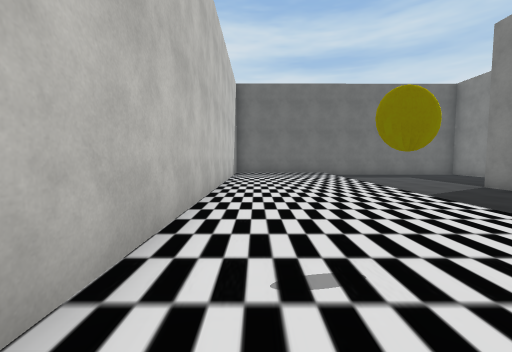
View 1 (above)

24 first-person views from a walk through a 3-D level made in the Unity game engine. The camera is 1.5 m above the floor, tilts 4° down and sees 90° across. The floor is counted in squares, 2 m on a side. Each view is taken from the middle of a square. On the plan, view 1 faces up. The plan holds only what a view shows up to about 9 squares ahead; the rest is blank. The player is left out. Some surface patterns are stand-ins.

View 2
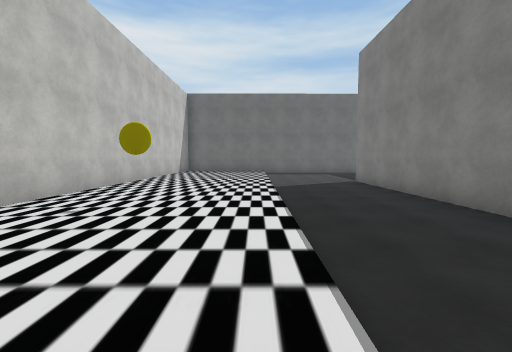

View 3
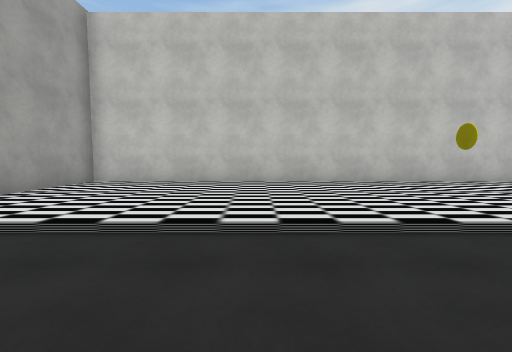

View 4
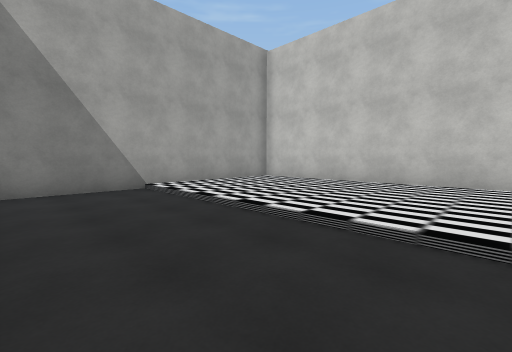

View 5
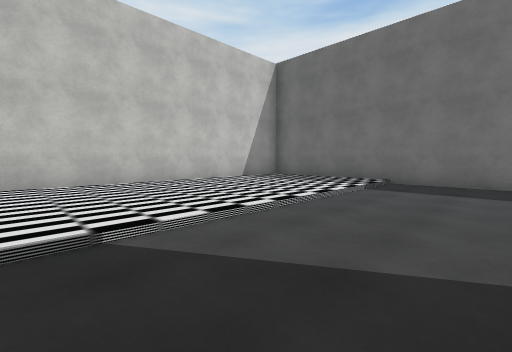

View 6
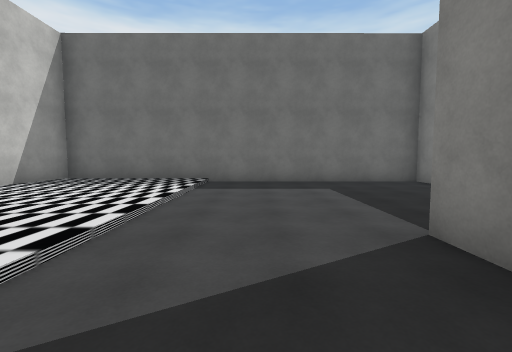

View 7
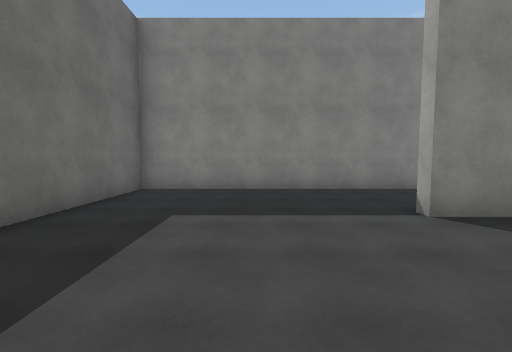

View 8
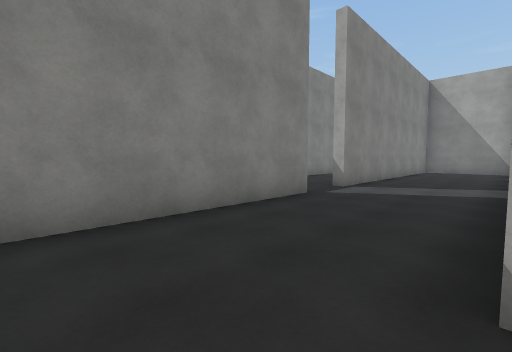

View 9
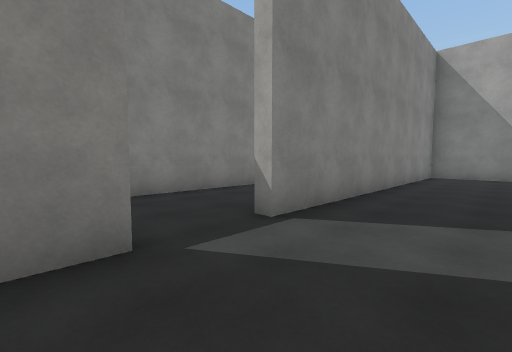

View 10
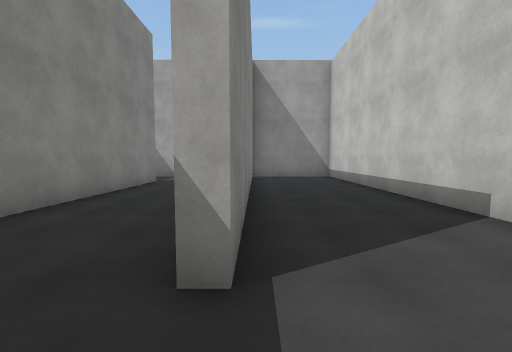

View 11
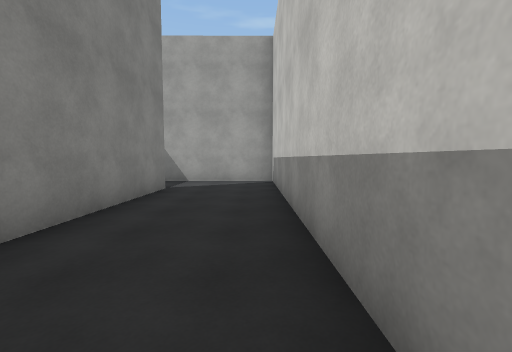

View 12
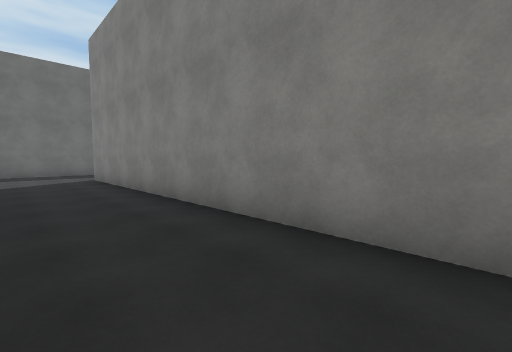

View 13
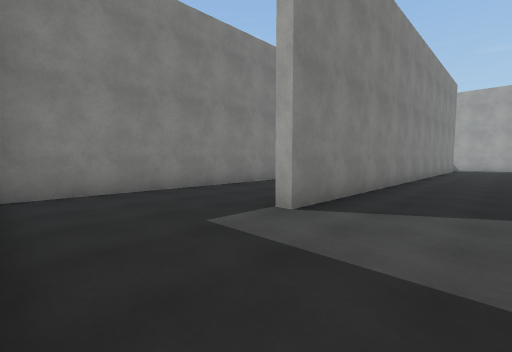

View 14
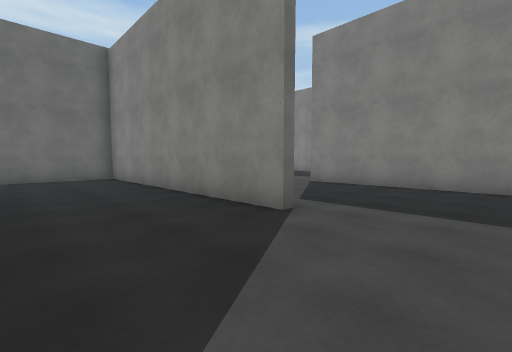

View 15
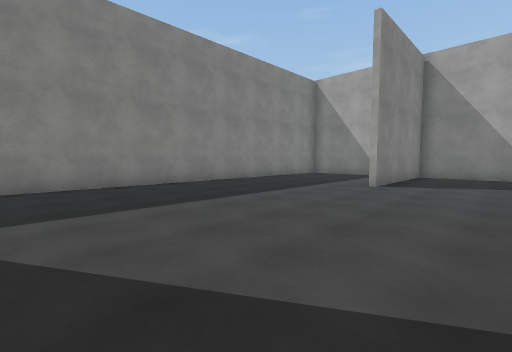

View 16
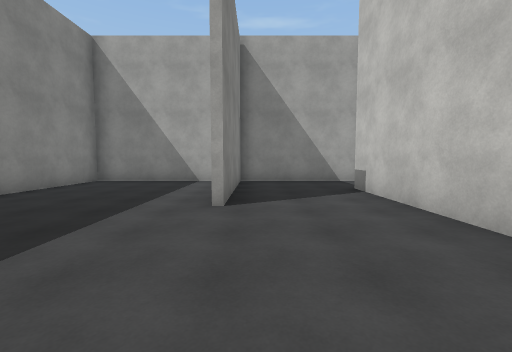

View 17
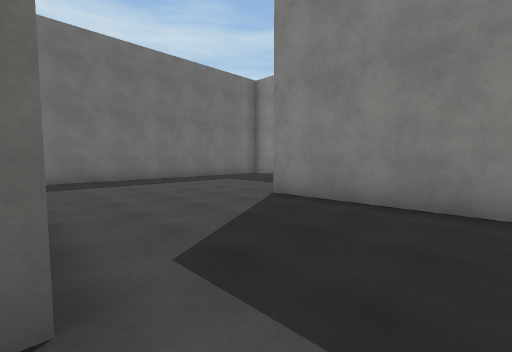

View 18
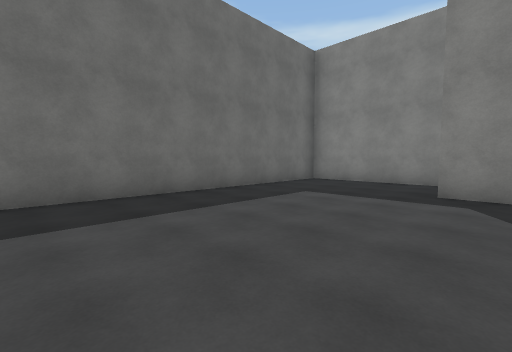

View 19
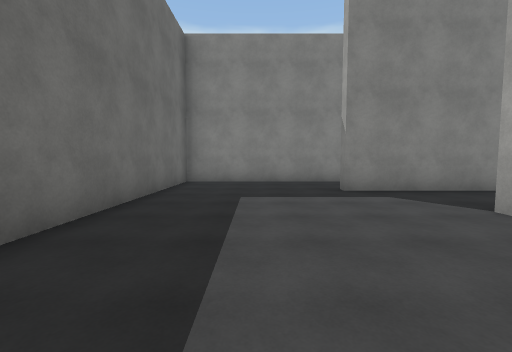

View 20
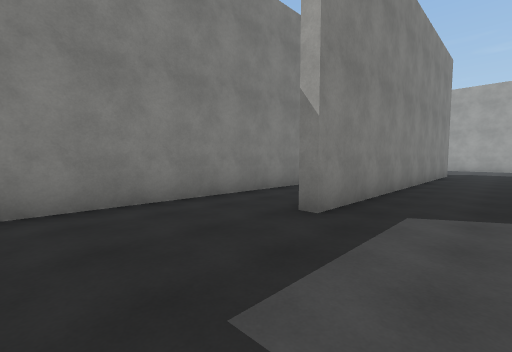

View 21
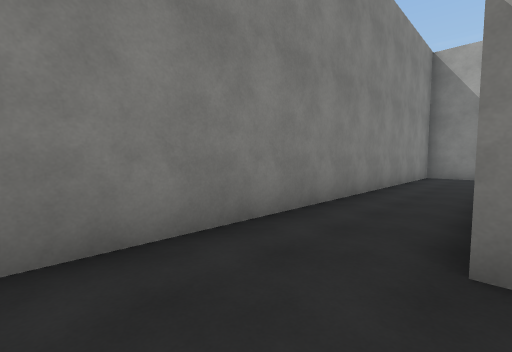

View 22
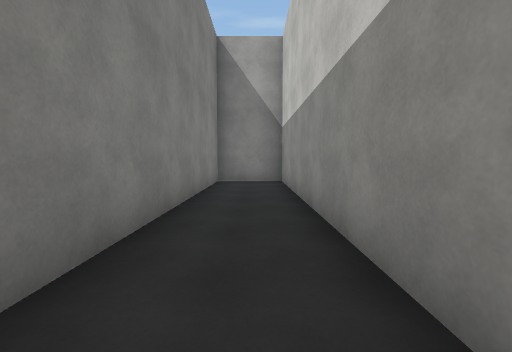

View 23
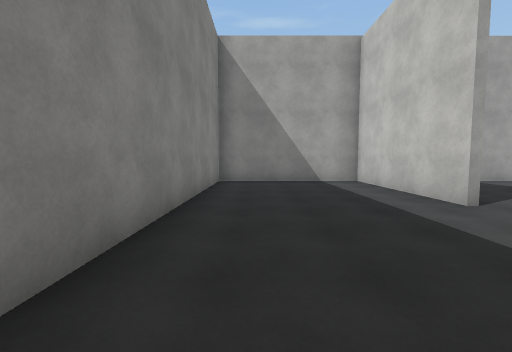

View 24
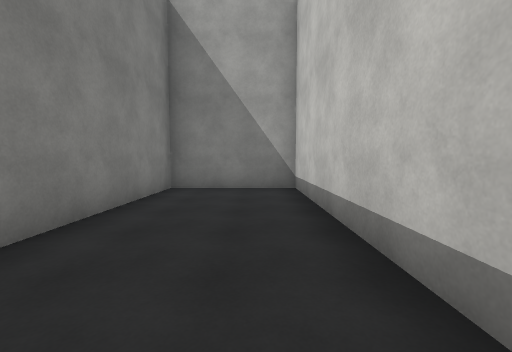

### Floor plan
Key: @ floor where view 1 was taken; # wall or solid block; . main floor; : floor 0.25 m higher than the main floor.
Columns run from 1 left of view 1 to 26 right of it. Each row starts with its distance up from view 1.
 14 ############   #############
 13 #::::......#......#........#
 12 #::::......#......#........#
 11 #::::......#......#........#
 10 #::::......#..#...#........#
  9 #::::......#..#...#........#
  8 #::::......#..#...#......#.#
  7 #::::...#..#..#...#...#..#.#
  6 #::::...#..#..#...#...#..#.#
  5 #::::...#..#..#.......#..#.#
  4 #::::...#.....#.......#..#.#
  3 #::::...#.....#.......#..#.#
  2 #:#::...#..#..#.......#..#.#
  1 #::::...#..#..#.......#..#.#
  0 #@:::...#..#..#.......#. #.#
 -1 #::::...#..#..#.......#  ###
 -2 #::::...#..#..#...#...#
 -3 #::::...#..#..#...#...#
 -4 #::::...#..#..#...#...#
 -5 #::::...#..#......#...#
 -6 #::::...#..#......#...#
 -7 #######################

Where each view was taken, in squares from view 1:
view 1: 0 up, 0 right, facing up
view 2: 2 down, 3 right, facing up
view 3: 2 down, 6 right, facing left
view 4: 0 up, 6 right, facing down-left
view 5: 5 up, 6 right, facing up-left
view 6: 5 up, 5 right, facing up
view 7: 10 up, 3 right, facing right
view 8: 9 up, 7 right, facing down-right
view 9: 5 up, 8 right, facing down-right
view 10: 4 up, 10 right, facing down
view 11: 2 up, 11 right, facing down
view 12: 0 up, 11 right, facing up-right
view 13: 13 up, 11 right, facing down-right
view 14: 3 up, 14 right, facing up-right
view 15: 5 up, 14 right, facing down-right
view 16: 2 up, 16 right, facing down
view 17: 4 up, 17 right, facing up-right
view 18: 8 up, 18 right, facing up-right
view 19: 11 up, 18 right, facing right
view 20: 12 up, 22 right, facing down-right
view 21: 11 up, 24 right, facing down-right
view 22: 8 up, 25 right, facing down
view 23: 2 up, 20 right, facing down
view 24: 0 up, 8 right, facing down
